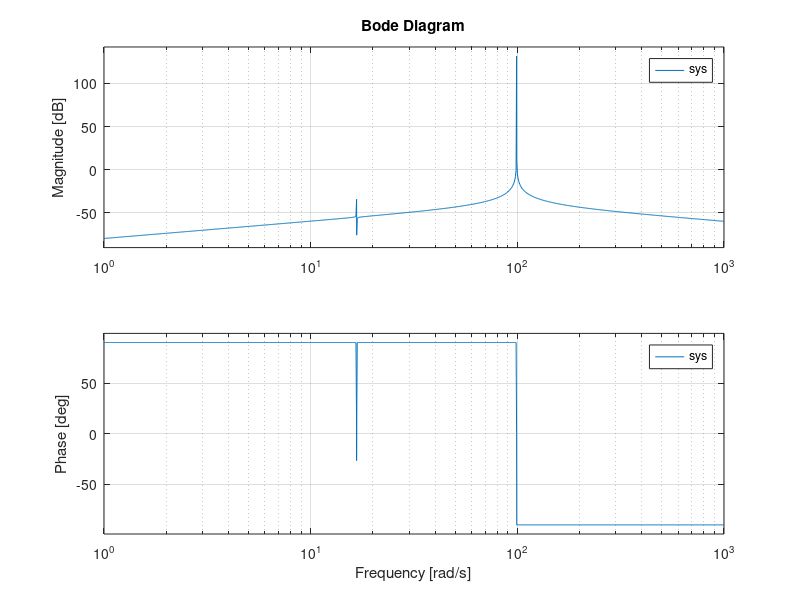

Write the MATLAB code that produced this figure.
g = 9.81;
I_1 = 136;
C_1 = 0.001/(I_1*g);
I_2 = 0.1 * I_1;
omega = 16.7;

K_md = I_2 * omega^2;
K_2 =  10.0/11 * K_md;
K_3 = 1.0/11 * K_md;
C_2 = 1/K_2
C_3 = 1/K_3
% C_3 = 1/(11 * I_2) * omega^2;
% C_2 = 1/10.0*C_3;
R = 0.05;

A = [0, 0, 1, 0; 
    0, 0, 0, 1; 
    -1/(I_1*C_1) - 1/(I_1*C_2), 1/(I_1 *C_2), 0, 0;
    1/(I_2*C_2), -1/(I_2*C_2) - 1/(I_2 * C_3), 0, -R/I_2];



B = [1; 0; 0; 0];
C = [1, 0, 0, 0];
D = 0;

sys = ss(A,B,C,D);
bode(sys)